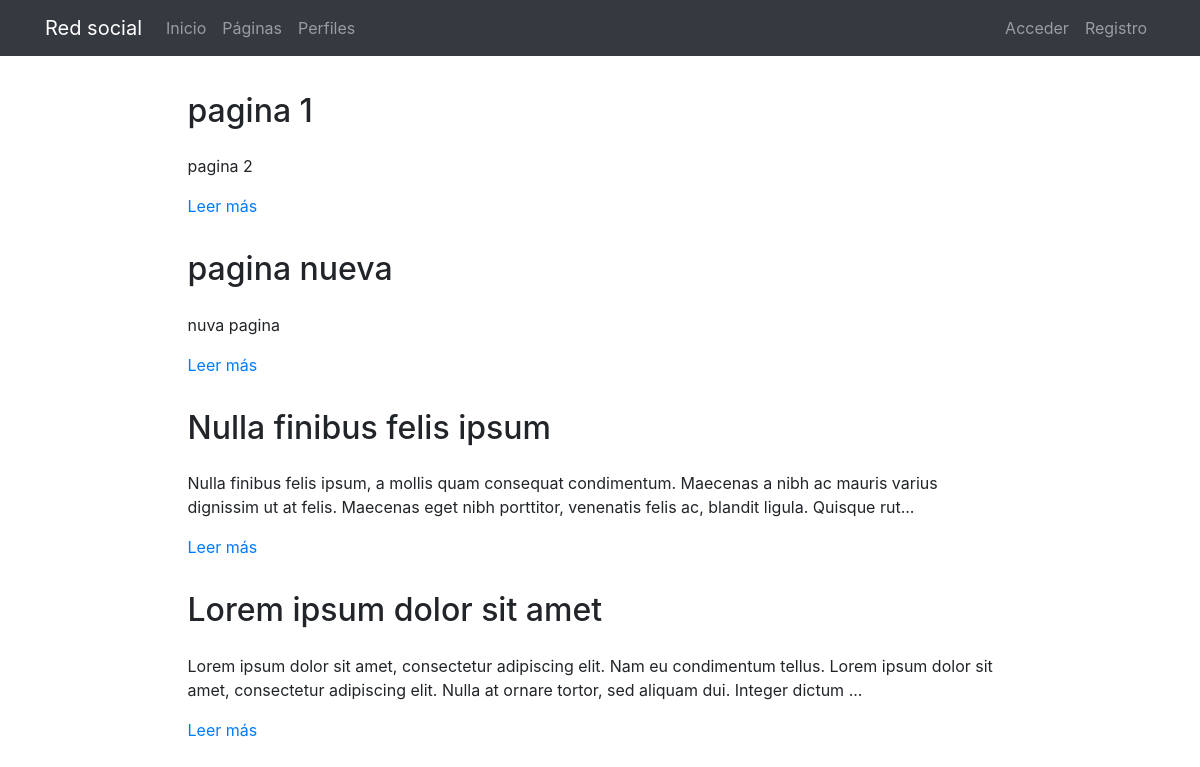
The page /pages/ on the database its author committed.
### pages/models.py (models this page shows, shortened)
class Page(models.Model):
    title = models.CharField(verbose_name="Título", max_length=200)
    content = RichTextField(verbose_name="Contenido")
    order = models.SmallIntegerField(verbose_name="Orden", default=0)
    created = models.DateTimeField(auto_now_add=True, verbose_name="Fecha de creación")
    updated = models.DateTimeField(auto_now=True, verbose_name="Fecha de edición")
    class Meta:
        verbose_name = "página"
        verbose_name_plural = "páginas"
        ordering = ['order', 'title']

### pages/views.py (the view)
# urls.py: path('', PageListView.as_view(), name='pages'),
class PageListView(ListView):
    model = Page

### pages/templates/pages/page_list.html (shortened to what this page needs)
{% extends 'core/base.html' %}
{% load static %}
{% block content %}
{% include 'pages/includes/pages_menu.html' %}
<main role="main">
  <div class="container mb-4">
    {% for page in page_list|dictsort:"id" reversed %}
      <div class="row mt-3">
        <div class="col-md-9 mx-auto">
          <h2 class="mb-4">{{page.title}}</h2>
          <div>
            <p>{{page.content|striptags|safe|truncatechars:"200"}}</p>
            <p><a href="{% url 'pages:page' page.id page.title|slugify %}">Leer más</a>
            </p>
          </div>
        </div>
      </div>
    {% endfor %}
  </div>
</main>
{% endblock %}

### core/static/core/css/main.css (style rules this page uses)
main { padding-top: 20px; }
:root { --jumbotron-padding-y: 3rem; }

### rows shown on the page
Page: title "pagina 1", content "pagina 2"
Page: title "pagina nueva", content "nuva pagina"
Page: title "Nulla finibus felis ipsum", content "Nulla finibus felis ipsum, a mollis quam consequat condimentum. Maecenas a nibh ac mauris varius dignissim ut at felis. Maecenas eget nibh porttitor, venenatis felis ac, blandit ligula. Quisque rut..."
Page: title "Lorem ipsum dolor sit amet", content "Lorem ipsum dolor sit amet, consectetur adipiscing elit. Nam eu condimentum tellus. Lorem ipsum dolor sit amet, consectetur adipiscing elit. Nulla at ornare tortor, sed aliquam dui. Integer dictum ..."
